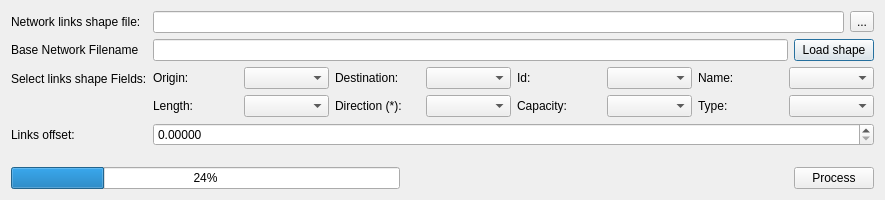
<?xml version="1.0" encoding="UTF-8"?>
<ui version="4.0">
 <class>Dialog</class>
 <widget class="QDialog" name="Dialog">
  <property name="geometry">
   <rect>
    <x>0</x>
    <y>0</y>
    <width>885</width>
    <height>200</height>
   </rect>
  </property>
  <property name="windowTitle">
   <string>Utilities | Prepare Network Layer</string>
  </property>
  <layout class="QHBoxLayout" name="horizontalLayout_4">
   <item>
    <layout class="QVBoxLayout" name="verticalLayout_7">
     <item>
      <layout class="QFormLayout" name="formLayout">
       <item row="0" column="0">
        <widget class="QLabel" name="label_4">
         <property name="text">
          <string>Network links shape file:</string>
         </property>
        </widget>
       </item>
       <item row="0" column="1">
        <layout class="QHBoxLayout" name="horizontalLayout_3">
         <item>
          <widget class="QLineEdit" name="network_links_shape">
           <property name="readOnly">
            <bool>true</bool>
           </property>
          </widget>
         </item>
         <item>
          <widget class="QToolButton" name="network_links_shape_btn">
           <property name="text">
            <string>...</string>
           </property>
          </widget>
         </item>
        </layout>
       </item>
       <item row="1" column="0">
        <widget class="QLabel" name="label_2">
         <property name="text">
          <string>Base Network Filename</string>
         </property>
        </widget>
       </item>
       <item row="2" column="0">
        <widget class="QLabel" name="lbl_links_id">
         <property name="text">
          <string>Select links shape Fields:</string>
         </property>
        </widget>
       </item>
       <item row="2" column="1">
        <layout class="QGridLayout" name="gridLayout_4">
         <item row="1" column="8">
          <widget class="QLabel" name="label_29">
           <property name="text">
            <string>Type:</string>
           </property>
          </widget>
         </item>
         <item row="1" column="9">
          <widget class="QComboBox" name="links_shape_type"/>
         </item>
         <item row="1" column="7">
          <widget class="QComboBox" name="links_shape_capacity"/>
         </item>
         <item row="0" column="8">
          <widget class="QLabel" name="label_19">
           <property name="text">
            <string>Name:</string>
           </property>
          </widget>
         </item>
         <item row="1" column="6">
          <widget class="QLabel" name="label_18">
           <property name="text">
            <string>Capacity:</string>
           </property>
          </widget>
         </item>
         <item row="1" column="5">
          <widget class="QComboBox" name="links_shape_direction"/>
         </item>
         <item row="0" column="7">
          <widget class="QComboBox" name="links_shape_id"/>
         </item>
         <item row="0" column="5">
          <widget class="QComboBox" name="links_shape_destination"/>
         </item>
         <item row="1" column="3">
          <widget class="QComboBox" name="links_shape_length"/>
         </item>
         <item row="1" column="4">
          <widget class="QLabel" name="label_30">
           <property name="text">
            <string>Direction (*):</string>
           </property>
          </widget>
         </item>
         <item row="1" column="2">
          <widget class="QLabel" name="label_28">
           <property name="text">
            <string>Length:</string>
           </property>
          </widget>
         </item>
         <item row="0" column="9">
          <widget class="QComboBox" name="links_shape_name"/>
         </item>
         <item row="0" column="4">
          <widget class="QLabel" name="label_32">
           <property name="text">
            <string>Destination:</string>
           </property>
          </widget>
         </item>
         <item row="0" column="6">
          <widget class="QLabel" name="label_33">
           <property name="text">
            <string>Id:</string>
           </property>
          </widget>
         </item>
         <item row="0" column="3">
          <widget class="QComboBox" name="links_shape_origin"/>
         </item>
         <item row="0" column="2">
          <widget class="QLabel" name="label_34">
           <property name="text">
            <string>Origin:</string>
           </property>
          </widget>
         </item>
        </layout>
       </item>
       <item row="3" column="0">
        <widget class="QLabel" name="label">
         <property name="text">
          <string>Links offset:</string>
         </property>
        </widget>
       </item>
       <item row="3" column="1">
        <widget class="QDoubleSpinBox" name="links_offset">
         <property name="decimals">
          <number>5</number>
         </property>
        </widget>
       </item>
       <item row="1" column="1">
        <layout class="QHBoxLayout" name="horizontalLayout">
         <item>
          <widget class="QLineEdit" name="links_shape_network_filename"/>
         </item>
         <item>
          <widget class="QPushButton" name="links_shape_load_links">
           <property name="text">
            <string>Load shape</string>
           </property>
          </widget>
         </item>
        </layout>
       </item>
      </layout>
     </item>
     <item>
      <layout class="QVBoxLayout" name="verticalLayout_6">
       <item>
        <layout class="QHBoxLayout" name="horizontalLayout_2">
         <item>
          <widget class="QProgressBar" name="progressBar">
           <property name="value">
            <number>24</number>
           </property>
          </widget>
         </item>
         <item>
          <spacer name="horizontalSpacer">
           <property name="orientation">
            <enum>Qt::Horizontal</enum>
           </property>
           <property name="sizeHint" stdset="0">
            <size>
             <width>40</width>
             <height>20</height>
            </size>
           </property>
          </spacer>
         </item>
         <item>
          <widget class="QPushButton" name="processButton">
           <property name="text">
            <string>Process</string>
           </property>
          </widget>
         </item>
        </layout>
       </item>
      </layout>
     </item>
    </layout>
   </item>
  </layout>
 </widget>
 <resources/>
 <connections/>
</ui>
